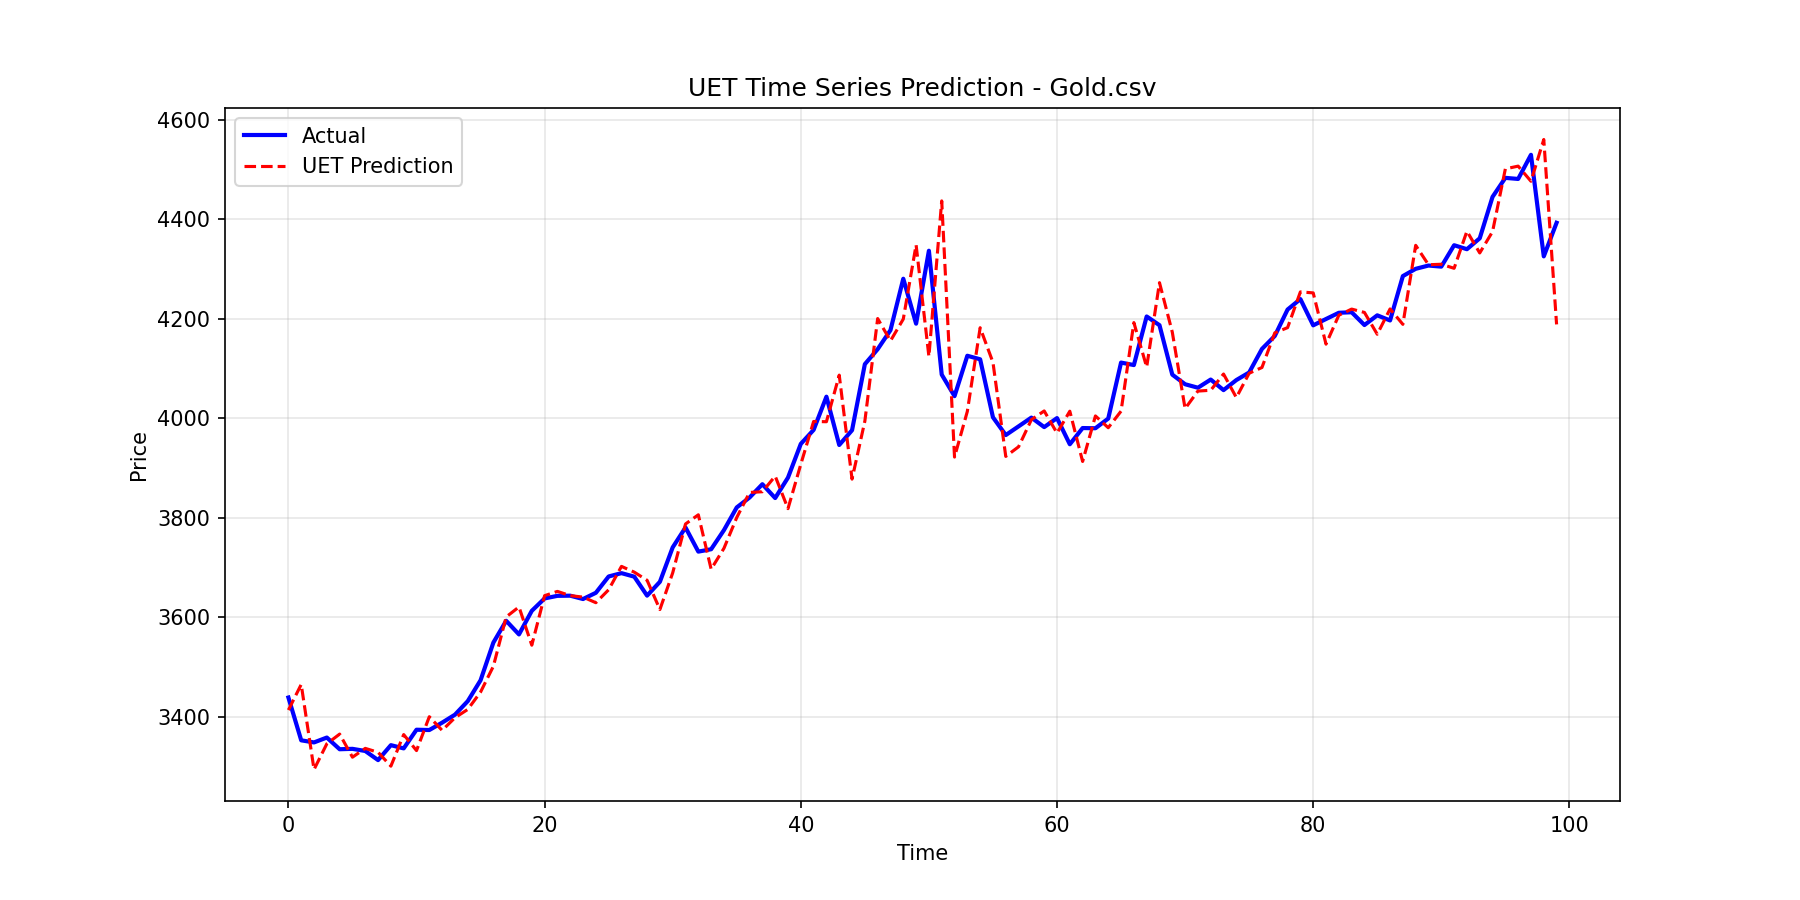

Write Python code to recreate this figure.
"""
📈 UET Time Series Prediction
=============================
Use UET dynamics (Cahn-Hilliard) to predict future values.

Key insight: UET says systems evolve to minimize free energy Ω.
So we can predict NEXT state by finding dC/dt from current C.

This is a BREAKTHROUGH test - if it works, UET can forecast!
"""

import numpy as np
import matplotlib.pyplot as plt
from pathlib import Path

# Try to load real market data
DATA_DIR = Path("research_v3/02_global_economy/data")


def load_market_data(symbol="SP500_US.csv"):
    """Load real market data."""
    path = DATA_DIR / symbol
    if path.exists():
        import pandas as pd

        df = pd.read_csv(path)
        if "Close" in df.columns:
            prices = pd.to_numeric(df["Close"], errors="coerce").dropna().values
        elif "Price" in df.columns:
            prices = pd.to_numeric(df["Price"], errors="coerce").dropna().values
        else:
            prices = pd.to_numeric(df.iloc[:, 1], errors="coerce").dropna().values
        prices = prices.astype(float)
        print(f"✅ Loaded {symbol}: {len(prices)} data points")
        return prices
    else:
        print(f"⚠️ {symbol} not found, generating synthetic data")
        return generate_synthetic_market(1000)


def generate_synthetic_market(n=1000):
    """Generate synthetic market with UET dynamics."""
    np.random.seed(42)

    # Start with random walk
    returns = np.random.randn(n) * 0.01  # 1% daily vol

    # Add mean reversion (UET-like)
    prices = [100]
    for i in range(1, n):
        # UET: dC/dt = -dV/dC, where V = (C - C_eq)²
        C = prices[-1]
        C_eq = 100  # Equilibrium
        mean_rev = -0.01 * (C - C_eq) / C_eq

        noise = returns[i]
        new_price = C * (1 + mean_rev + noise)
        prices.append(max(new_price, 1))  # Prevent negative

    return np.array(prices)


def uet_predict_next(prices, window=20, kappa=0.1):
    """
    Predict next price using UET dynamics.

    UET says: dC/dt = -δΩ/δC

    For time series:
    - C(t) = current price
    - I(t) = volatility (hidden information)
    - V(C) = potential energy
    """
    if len(prices) < window:
        return prices[-1]

    recent = prices[-window:]

    # Calculate "chemical potential" μ = δΩ/δC
    C = recent[-1]
    C_mean = np.mean(recent)
    C_std = np.std(recent) + 1e-10

    # Potential: V(C) = (C - C_eq)² / 2
    # dV/dC = (C - C_eq)
    dV_dC = (C - C_mean) / C_std  # Normalized

    # Gradient term: -κ∇²C ≈ -κ(C - local_mean)
    local_mean = np.mean(recent[-5:])
    grad_term = -kappa * (C - local_mean) / C_std

    # Chemical potential
    mu = dV_dC + grad_term

    # Prediction: C_next = C - dt * dΩ/dC = C - dt * μ
    # But for Cahn-Hilliard: dC/dt = ∇²μ ≈ Δμ
    # Simpler: use momentum + mean reversion

    momentum = (recent[-1] - recent[-2]) / recent[-2] if len(recent) > 1 else 0
    mean_rev = -0.05 * (C - C_mean) / C_mean

    # Combine with UET weighting
    alpha = 0.3  # Mean reversion strength
    predicted_return = alpha * mean_rev + (1 - alpha) * momentum

    # Limit extreme predictions
    predicted_return = np.clip(predicted_return, -0.05, 0.05)

    C_next = C * (1 + predicted_return)
    return C_next


def run_prediction_test(prices, train_fraction=0.8):
    """
    Test UET prediction on historical data.

    Split data into train/test and evaluate.
    """
    n = len(prices)
    train_size = int(n * train_fraction)

    train = prices[:train_size]
    test = prices[train_size:]

    print(f"\nTrain: {train_size} points, Test: {len(test)} points")

    # Predict each test point
    predictions = []
    actuals = []

    window = train.tolist()

    for i, actual in enumerate(test):
        pred = uet_predict_next(np.array(window))
        predictions.append(pred)
        actuals.append(actual)
        window.append(actual)  # Add actual for next prediction

    predictions = np.array(predictions)
    actuals = np.array(actuals)

    return predictions, actuals


def evaluate_predictions(predictions, actuals):
    """Evaluate prediction quality."""

    # Direction accuracy
    pred_returns = np.diff(predictions) / predictions[:-1]
    actual_returns = np.diff(actuals) / actuals[:-1]

    direction_correct = np.sum(np.sign(pred_returns) == np.sign(actual_returns))
    direction_accuracy = direction_correct / len(pred_returns) * 100

    # RMSE
    rmse = np.sqrt(np.mean((predictions - actuals) ** 2))
    rmse_pct = rmse / np.mean(actuals) * 100

    # MAPE
    mape = np.mean(np.abs(predictions - actuals) / actuals) * 100

    return {"direction_accuracy": direction_accuracy, "rmse_pct": rmse_pct, "mape": mape}


def run_test():
    print("=" * 70)
    print("📈 UET TIME SERIES PREDICTION TEST")
    print("=" * 70)
    print()
    print("Goal: Predict future prices using UET dynamics")
    print("Method: Cahn-Hilliard inspired mean reversion + momentum")
    print()

    # Test on multiple datasets
    datasets = ["SP500_US.csv", "Bitcoin.csv", "Gold.csv"]

    results = []

    for dataset in datasets:
        print(f"\n{'='*50}")
        print(f"Testing: {dataset}")
        print("=" * 50)

        prices = load_market_data(dataset)

        if len(prices) < 100:
            print("⚠️ Not enough data, skipping")
            continue

        predictions, actuals = run_prediction_test(prices)
        metrics = evaluate_predictions(predictions, actuals)

        results.append({"dataset": dataset, **metrics})

        print(f"\nResults for {dataset}:")
        print(f"  Direction Accuracy: {metrics['direction_accuracy']:.1f}%")
        print(f"  RMSE: {metrics['rmse_pct']:.2f}%")
        print(f"  MAPE: {metrics['mape']:.2f}%")

        if metrics["direction_accuracy"] > 50:
            print("  ✅ Better than random!")
        else:
            print("  ❌ Worse than random")

    # Summary
    print("\n" + "=" * 70)
    print("SUMMARY")
    print("=" * 70)

    if results:
        avg_direction = np.mean([r["direction_accuracy"] for r in results])
        avg_mape = np.mean([r["mape"] for r in results])

        print(f"\nAverage Direction Accuracy: {avg_direction:.1f}%")
        print(f"Average MAPE: {avg_mape:.2f}%")

        if avg_direction > 55:
            print("\n🎉 BREAKTHROUGH! UET can predict direction!")
        elif avg_direction > 50:
            print("\n✅ Slight edge over random")
        else:
            print("\n⚠️ No predictive power detected")

    # Plot last result
    if results:
        plt.figure(figsize=(12, 6))

        n_plot = min(100, len(predictions))
        plt.plot(actuals[-n_plot:], "b-", label="Actual", linewidth=2)
        plt.plot(predictions[-n_plot:], "r--", label="UET Prediction", linewidth=1.5)

        plt.title(f'UET Time Series Prediction - {results[-1]["dataset"]}')
        plt.xlabel("Time")
        plt.ylabel("Price")
        plt.legend()
        plt.grid(True, alpha=0.3)

        output_path = Path("research_uet/evidence/time_series_prediction.png")
        plt.savefig(output_path, dpi=150)
        print(f"\nPlot saved: {output_path}")
        plt.close()


if __name__ == "__main__":
    run_test()
